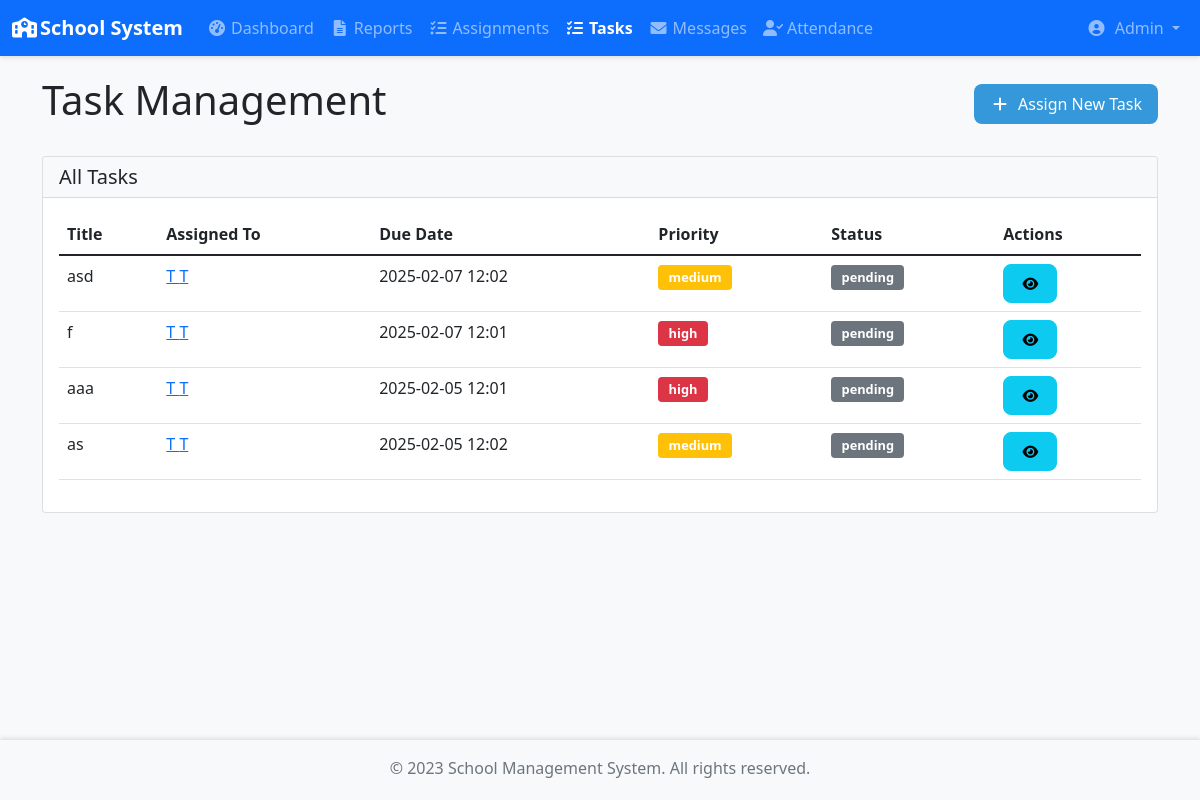
/tasks (signed in), run on an earlier commit of the app's database.
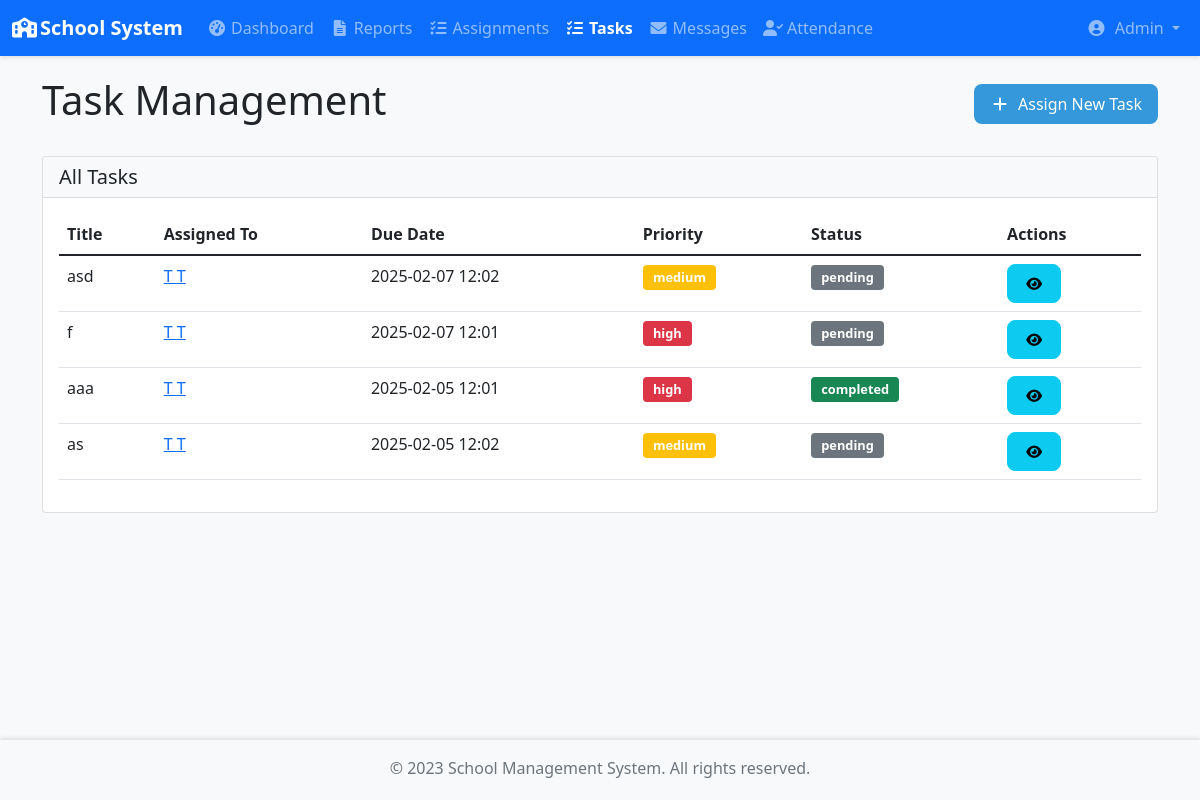
And on a later commit of the database.
### app/models/user.py (models this page shows, shortened)
class User(UserMixin, db.Model):
    id = db.Column(db.Integer, primary_key=True)
    username = db.Column(db.String(64), unique=True, nullable=False)
    email = db.Column(db.String(120), unique=True, nullable=False)
    password_hash = db.Column(db.String(128))
    role = db.Column(db.String(20), nullable=False)  # 'admin', 'teacher', 'student'
    created_at = db.Column(db.DateTime, default=datetime.utcnow)
    is_active = db.Column(db.Boolean, default=True)
    first_name = db.Column(db.String(64))
    last_name = db.Column(db.String(64))

### app/models/TeacherTask.py (models this page shows)
class TeacherTask(db.Model):
    id = db.Column(db.Integer, primary_key=True)
    title = db.Column(db.String(100), nullable=False)
    description = db.Column(db.Text, nullable=False)
    assigned_to = db.Column(db.Integer, db.ForeignKey('user.id'), nullable=False)
    assigned_by = db.Column(db.Integer, db.ForeignKey('user.id'), nullable=False)
    due_date = db.Column(db.DateTime, nullable=False)
    created_at = db.Column(db.DateTime, default=datetime.utcnow)
    completed_at = db.Column(db.DateTime)
    status = db.Column(db.String(20), default='pending')  # pending, completed
    completion_notes = db.Column(db.Text)
    completion_image = db.Column(db.String(255))
    priority = db.Column(db.String(20), default='medium')  # low, medium, high
    task_file = db.Column(db.String(255))  # Add this line in TeacherTask model
    assignee = db.relationship('User', foreign_keys=[assigned_to], backref='assigned_tasks')
    assigner = db.relationship('User', foreign_keys=[assigned_by], backref='created_tasks')

### app/blueprints/admin.py (the view, shortened to what this page needs)
@admin.route('/tasks', methods=['GET', 'POST'])
@login_required
@admin_required
def manage_tasks():
    teachers = User.query.filter_by(role='teacher').all()
    tasks = TeacherTask.query.order_by(TeacherTask.created_at.desc()).all()
    return render_template('admin/tasks.html', teachers=teachers, tasks=tasks)

### app/blueprints/admin.py (called while the page is built)
def admin_required(f):
    @wraps(f)
    def decorated_function(*args, **kwargs):
        if not current_user.is_authenticated or current_user.role != 'admin':
            flash('You need to be an admin to access this page.', 'danger')
            return redirect(url_for('auth.login'))
        return f(*args, **kwargs)
    return decorated_function

### app/templates/admin/tasks.html (shortened to what this page needs)
{% extends "base.html" %}
{% block content %}
<div class="container">
    <div class="row mb-4">
        <div class="col-12">
            <div class="d-flex justify-content-between align-items-center">
                <h1>Task Management</h1>
                <button class="btn btn-primary" data-bs-toggle="modal" data-bs-target="#newTaskModal">
                    <i class="fas fa-plus me-2"></i>Assign New Task
                </button>
            </div>
        </div>
    </div>
    <div class="row">
        <div class="col-12">
            <div class="card">
                <div class="card-header bg-light">
                    <h5 class="mb-0">All Tasks</h5>
                </div>
                <div class="card-body">
                    <div class="table-responsive">
                        <table class="table table-hover">
                            <thead>
                                <tr>
                                    <th>Title</th>
                                    <th>Assigned To</th>
                                    <th>Due Date</th>
                                    <th>Priority</th>
                                    <th>Status</th>
                                    <th>Actions</th>
                                </tr>
                            </thead>
                            <tbody>
                                {% for task in tasks %}
                                <tr>
                                    <td>{{ task.title }}</td>
                                    <td>
                                        <a href="{{ url_for('admin.teacher_profile', teacher_id=task.assignee.id) }}">
                                        {{ task.assignee.first_name }} {{ task.assignee.last_name }}
                                        </a>
                                    </td>
                                    <td>{{ task.due_date.strftime('%Y-%m-%d %H:%M') }}</td>
                                    <td>
                                        <span class="badge bg-{{ {
                                            'high': 'danger',
                                            'medium': 'warning',
                                            'low': 'info'
                                        }[task.priority] }}">
                                            {{ task.priority }}
                                        </span>
                                    </td>
                                    <td>
                                        <span class="badge bg-{{ 'success' if task.status == 'completed' else 'secondary' }}">
                                            {{ task.status }}
                                        </span>
                                    </td>
                                    <td>
                                        <button class="btn btn-sm btn-info" onclick="viewTaskDetails({{ task.id }})">
                                            <i class="fas fa-eye"></i>
                                        </button>
                                    </td>
                                </tr>
                                {% endfor %}
                            </tbody>
                        </table>
                    </div>
                </div>
            </div>
        </div>
    </div>
</div>
{% endblock %}

### app/templates/base.html (shortened to what this page needs)
<!DOCTYPE html>
<html lang="en">
<head>
    <link href="https://cdn.jsdelivr.net/npm/bootstrap@5.1.3/dist/css/bootstrap.min.css" rel="stylesheet">
    <link rel="stylesheet" href="https://cdnjs.cloudflare.com/ajax/libs/font-awesome/6.0.0/css/all.min.css">
    <link rel="stylesheet" href="{{ url_for('static', filename='css/base.css') }}">
    {% if current_user.is_authenticated %}
        {% if current_user.role == 'admin' %}
            <link rel="stylesheet" href="{{ url_for('static', filename='css/admin.css') }}">
        {% elif current_user.role == 'teacher' %}
            <link rel="stylesheet" href="{{ url_for('static', filename='css/teacher.css') }}">
        {% elif current_user.role == 'student' %}
            <link rel="stylesheet" href="{{ url_for('static', filename='css/student.css') }}">
        {% endif %}
    {% endif %}
</head>
<body>
    <nav class="navbar navbar-expand-lg navbar-dark bg-primary fixed-top">
        <div class="container-fluid">
            <a class="navbar-brand" href="#">
                <i class="fas fa-school me-2"></i>School System
            </a>
            <div class="collapse navbar-collapse" id="navbarNav">
                {% if current_user.is_authenticated %}
                    {% if current_user.role == 'admin' %}
                        <ul class="navbar-nav me-auto">
                            <li class="nav-item">
                                <a class="nav-link {% if request.endpoint == 'admin.dashboard' %}active{% endif %}"
                                   href="{{ url_for('admin.dashboard') }}">
                                    <i class="fas fa-tachometer-alt me-1"></i>Dashboard
                                </a>
                            </li>
                            <li class="nav-item">
                                <a class="nav-link {% if request.endpoint == 'admin.reports' %}active{% endif %}"
                                   href="{{ url_for('admin.view_reports') }}">
                                    <i class="fas fa-file-alt me-1"></i>Reports
                                </a>
                            </li>
                            <li class="nav-item">
                                <a class="nav-link {% if request.endpoint == 'admin.assignments' %}active{% endif %}"
                                   href="{{ url_for('admin.assignments') }}">
                                    <i class="fas fa-tasks me-1"></i>Assignments
                                </a>
                            </li>
                            <li class="nav-item">
    				<a class="nav-link {% if request.endpoint == 'admin.manage_tasks' %}active{% endif %}"
       				   href="{{ url_for('admin.manage_tasks') }}">
        			    <i class="fas fa-tasks me-1"></i>Tasks
    				</a>
			    </li>
                            <li class="nav-item">
                                <a class="nav-link {% if request.endpoint == 'admin.messages' %}active{% endif %}"
                                   href="{{ url_for('admin.messages') }}">
                                    <i class="fas fa-envelope me-1"></i>Messages
                                </a>
                            <li class="nav-item">
                               <a class="nav-link {% if request.endpoint == 'admin.view_attendance' %}active{% endif %}"
                               href="{{ url_for('admin.view_attendance') }}">
                                <i class="fas fa-user-check me-1"></i>Attendance
                                </a>
                            </li>
                                </li>
                        </ul>
                    {% endif %}
                    <ul class="navbar-nav ms-auto">
                        <li class="nav-item dropdown">
                            <a class="nav-link dropdown-toggle" href="#" id="navbarDropdown"
                               data-bs-toggle="dropdown">
                                <i class="fas fa-user-circle me-1"></i>
                                {{ current_user.first_name }}
                            </a>
                        </li>
                    </ul>
                {% endif %}
            </div>
        </div>
    </nav>
    <main class="content-wrapper">
        {% block content %}{% endblock %}
    </main>
    <footer class="footer mt-auto py-3 bg-light">
        <div class="container text-center">
            <span class="text-muted">© 2023 School Management System. All rights reserved.</span>
        </div>
    </footer>
</body>
</html>

### app/static/css/base.css (style rules this page uses)
:root { --navbar-height: 56px; --footer-height: 60px; }
body { min-height: 100vh; display: flex; flex-direction: column; padding-top: var(--navbar-height); }
.content-wrapper { flex: 1; padding: 20px; background-color: #f8f9fa; }
.navbar { box-shadow: 0 2px 4px rgba(0,0,0,0.1); }
.navbar-brand { font-weight: 600; }
.nav-link { padding: 0.5rem 1rem; transition: color 0.2s; }
.nav-link.active { font-weight: 600; }
.footer { box-shadow: 0 -2px 4px rgba(0,0,0,0.1); height: var(--footer-height); }
.fas { width: 20px; text-align: center; }

### app/static/css/admin.css (style rules this page uses)
:root { --primary-color: #2c3e50; --secondary-color: #34495e; --accent-color: #3498db; --success-color: #2ecc71; --warning-color: #f1c40f; --danger-color: #e74c3c; --light-gray: #f5f6fa; --dark-gray: #2d3436; }
body { background-color: var(--light-gray); }
.btn { border-radius: 8px; padding: 0.5rem 1rem; transition: all 0.3s ease; }
.btn-primary { background-color: var(--accent-color); border: none; }

### app/templates/admin/tasks.html (style rules this page uses)
.badge { font-size: 0.8rem; padding: 0.5em 0.8em; }

What changed in the data, as far as the page shows it:
changed TeacherTask "aaa": status "pending" → "completed"
